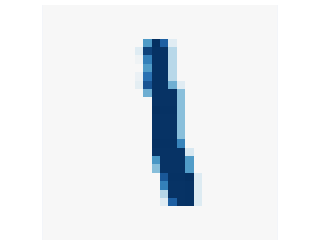

Notebook cell for this chart:
### Code cell
target = mnist_train.x[6]

fig = px.imshow(target.cpu().view(28, 28), **color, width=200, height=200)
fig.update_layout(coloraxis_showscale=False, margin=dict(l=0, r=0, b=0, t=5))
fig.update_xaxes(visible=False).update_yaxes(visible=False)
fig

### Figure 1 — Plotly figure (JSON) as saved in the notebook; plotly's stock layout.template omitted (floating-point values rounded to 4 significant figures; data arrays with more than 128 entries replaced by an {"elided": "..."} marker saying what was removed)
{"data": [{"coloraxis": "coloraxis", "hovertemplate": "x: %{x}<br>y: %{y}<br>color: %{z}<extra></extra>", "name": "0", "type": "heatmap", "xaxis": "x", "yaxis": "y", "z": {"elided": "28x28 float values"}}], "layout": {"coloraxis": {"cmid": 0, "colorscale": [[0, "rgb(103,0,31)"], [0.1, "rgb(178,24,43)"], [0.2, "rgb(214,96,77)"], [0.3, "rgb(244,165,130)"], [0.4, "rgb(253,219,199)"], [0.5, "rgb(247,247,247)"], [0.6, "rgb(209,229,240)"], [0.7, "rgb(146,197,222)"], [0.8, "rgb(67,147,195)"], [0.9, "rgb(33,102,172)"], [1, "rgb(5,48,97)"]], "showscale": false}, "height": 200, "margin": {"b": 0, "l": 0, "r": 0, "t": 5}, "width": 200, "xaxis": {"anchor": "y", "constrain": "domain", "domain": [0, 1], "scaleanchor": "y", "visible": false}, "yaxis": {"anchor": "x", "autorange": "reversed", "constrain": "domain", "domain": [0, 1], "visible": false}}}
